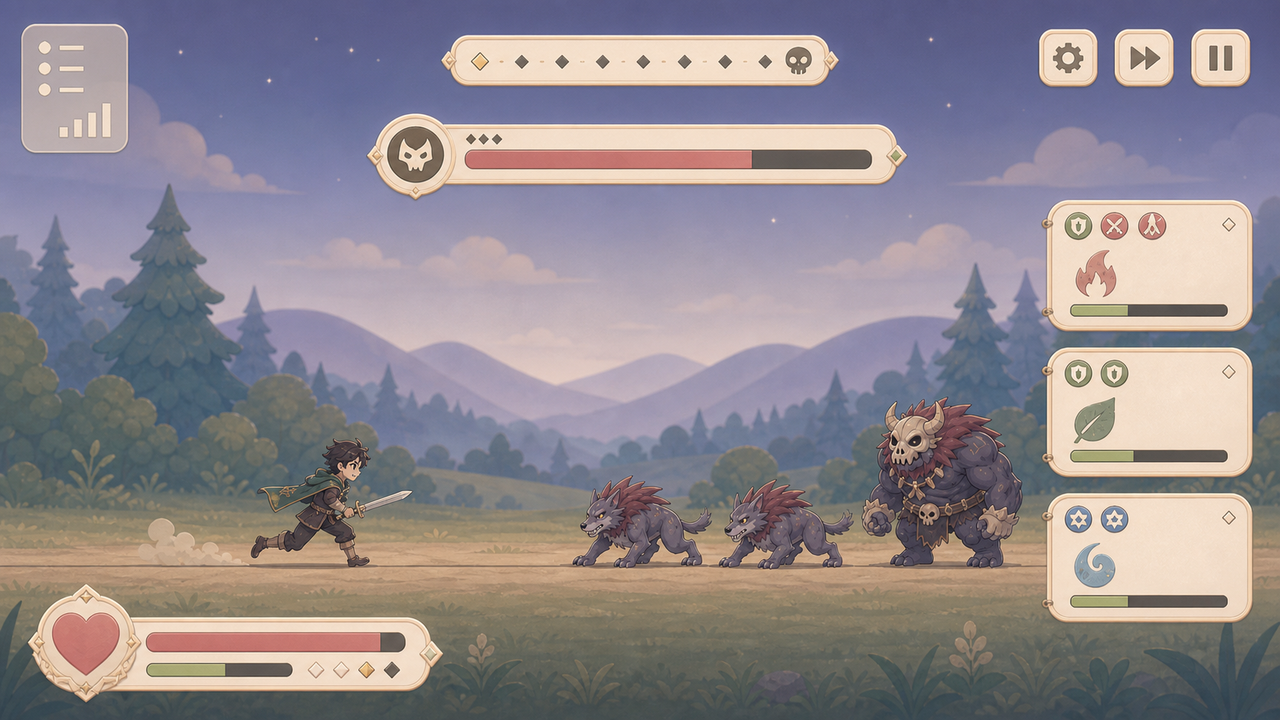
#> input picture Unity/Assets/BattleMainWindow.png, 1280 x 720 px
$ python -i ui_mockup_analyzer.py   (imports and definitions only)
#> lines starting #> are read from the running program, lines starting #| are printed output that depends on the picture
#!/usr/bin/env python3
"""Analyze a flat UI mockup image and emit a Unity prefab draft layout.

The output is intentionally conservative: it detects visible regions that differ
from the corner background color, draws each region as an independent local PNG
asset, and lets a human-provided override file assign UI semantics such as
buttons and text.
"""

from __future__ import annotations

import argparse
import json
from collections import deque
from pathlib import Path
from typing import Any

from PIL import Image


DEFAULT_MIN_COMPONENT_AREA = 24
DEFAULT_COLOR_DISTANCE = 18


# [70 lines left out: function analyze_mockup, not called in this run]


def _estimate_background(image: Image.Image) -> tuple[int, int, int, int]:
    width, height = image.size
    points = [
        image.getpixel((0, 0)),
        image.getpixel((width - 1, 0)),
        image.getpixel((0, height - 1)),
        image.getpixel((width - 1, height - 1)),
    ]
    return tuple(round(sum(pixel[channel] for pixel in points) / len(points)) for channel in range(4))


# [176 lines left out: functions _build_foreground_mask, _find_connected_components, _dominant_color, _build_local_runs, _save_png_asset, _apply_override and 2 more, not called in this run]


# [2 lines not run here, left out]

>>> import cv2
>>> picture = cv2.imread('../../Unity/Assets/BattleMainWindow.png', cv2.IMREAD_GRAYSCALE)
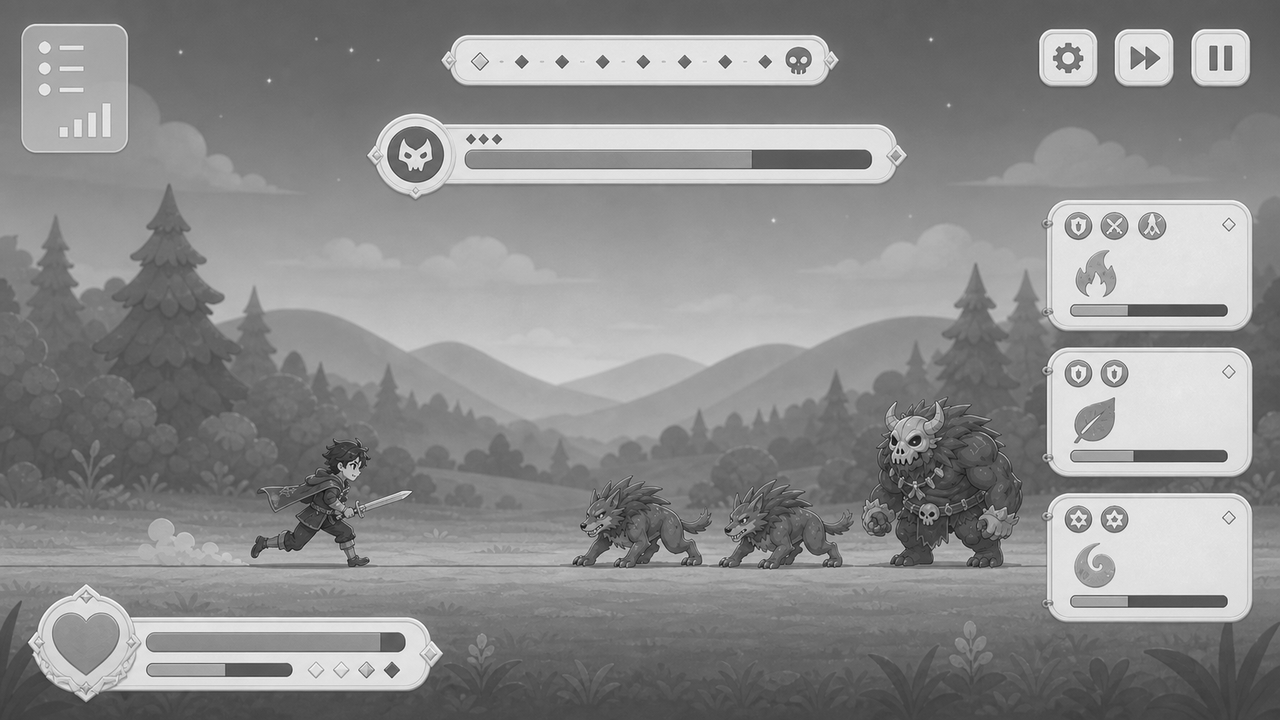
#> picture: shape (720, 1280); min 1, max 254, mean 138.9
#> (the run stopped early here; a loop or call above may not have finished)
